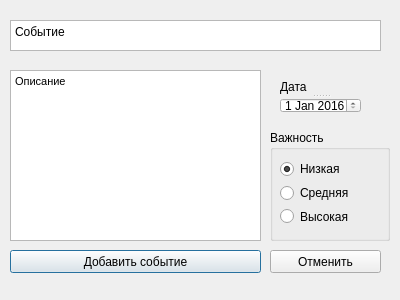
<?xml version="1.0" encoding="UTF-8"?>
<ui version="4.0">
 <class>AddEventDialog</class>
 <widget class="QDialog" name="AddEventDialog">
  <property name="windowModality">
   <enum>Qt::NonModal</enum>
  </property>
  <property name="geometry">
   <rect>
    <x>0</x>
    <y>0</y>
    <width>400</width>
    <height>300</height>
   </rect>
  </property>
  <property name="sizePolicy">
   <sizepolicy hsizetype="Fixed" vsizetype="Fixed">
    <horstretch>0</horstretch>
    <verstretch>0</verstretch>
   </sizepolicy>
  </property>
  <property name="minimumSize">
   <size>
    <width>400</width>
    <height>300</height>
   </size>
  </property>
  <property name="maximumSize">
   <size>
    <width>400</width>
    <height>300</height>
   </size>
  </property>
  <property name="windowTitle">
   <string>Добавить событие</string>
  </property>
  <property name="modal">
   <bool>true</bool>
  </property>
  <widget class="QPushButton" name="AcceptButton">
   <property name="geometry">
    <rect>
     <x>10</x>
     <y>250</y>
     <width>251</width>
     <height>23</height>
    </rect>
   </property>
   <property name="text">
    <string>Добавить событие</string>
   </property>
  </widget>
  <widget class="QPushButton" name="CancelButton">
   <property name="geometry">
    <rect>
     <x>270</x>
     <y>250</y>
     <width>111</width>
     <height>23</height>
    </rect>
   </property>
   <property name="text">
    <string>Отменить</string>
   </property>
  </widget>
  <widget class="QTextEdit" name="DescrTextField">
   <property name="geometry">
    <rect>
     <x>10</x>
     <y>70</y>
     <width>251</width>
     <height>171</height>
    </rect>
   </property>
   <property name="html">
    <string>&lt;!DOCTYPE HTML PUBLIC &quot;-//W3C//DTD HTML 4.0//EN&quot; &quot;http://www.w3.org/TR/REC-html40/strict.dtd&quot;&gt;
&lt;html&gt;&lt;head&gt;&lt;meta name=&quot;qrichtext&quot; content=&quot;1&quot; /&gt;&lt;style type=&quot;text/css&quot;&gt;
p, li { white-space: pre-wrap; }
&lt;/style&gt;&lt;/head&gt;&lt;body style=&quot; font-family:'MS Shell Dlg 2'; font-size:8.25pt; font-weight:400; font-style:normal;&quot;&gt;
&lt;p style=&quot; margin-top:0px; margin-bottom:0px; margin-left:0px; margin-right:0px; -qt-block-indent:0; text-indent:0px;&quot;&gt;&lt;span style=&quot; font-size:8pt;&quot;&gt;Описание&lt;/span&gt;&lt;/p&gt;&lt;/body&gt;&lt;/html&gt;</string>
   </property>
  </widget>
  <widget class="QPlainTextEdit" name="NameTextField">
   <property name="geometry">
    <rect>
     <x>10</x>
     <y>20</y>
     <width>371</width>
     <height>31</height>
    </rect>
   </property>
   <property name="plainText">
    <string>Событие</string>
   </property>
  </widget>
  <widget class="QGroupBox" name="groupBox">
   <property name="geometry">
    <rect>
     <x>270</x>
     <y>130</y>
     <width>120</width>
     <height>111</height>
    </rect>
   </property>
   <property name="title">
    <string>Важность</string>
   </property>
   <widget class="QWidget" name="layoutWidget">
    <property name="geometry">
     <rect>
      <x>10</x>
      <y>30</y>
      <width>84</width>
      <height>65</height>
     </rect>
    </property>
    <layout class="QVBoxLayout" name="verticalLayout">
     <item>
      <widget class="QRadioButton" name="rb_1">
       <property name="text">
        <string>Низкая</string>
       </property>
       <property name="checkable">
        <bool>true</bool>
       </property>
       <property name="checked">
        <bool>true</bool>
       </property>
       <attribute name="buttonGroup">
        <string notr="true">EventLevelRadioButtonsGroup</string>
       </attribute>
      </widget>
     </item>
     <item>
      <widget class="QRadioButton" name="rb_2">
       <property name="text">
        <string>Средняя</string>
       </property>
       <property name="checked">
        <bool>false</bool>
       </property>
       <attribute name="buttonGroup">
        <string notr="true">EventLevelRadioButtonsGroup</string>
       </attribute>
      </widget>
     </item>
     <item>
      <widget class="QRadioButton" name="rb_3">
       <property name="text">
        <string>Высокая</string>
       </property>
       <attribute name="buttonGroup">
        <string notr="true">EventLevelRadioButtonsGroup</string>
       </attribute>
      </widget>
     </item>
    </layout>
   </widget>
  </widget>
  <widget class="QSplitter" name="splitter">
   <property name="geometry">
    <rect>
     <x>280</x>
     <y>80</y>
     <width>81</width>
     <height>33</height>
    </rect>
   </property>
   <property name="orientation">
    <enum>Qt::Vertical</enum>
   </property>
   <widget class="QLabel" name="label">
    <property name="text">
     <string>Дата</string>
    </property>
   </widget>
   <widget class="QDateEdit" name="EventDateEdit">
    <property name="dateTime">
     <datetime>
      <hour>0</hour>
      <minute>0</minute>
      <second>0</second>
      <year>2016</year>
      <month>1</month>
      <day>1</day>
     </datetime>
    </property>
   </widget>
  </widget>
 </widget>
 <resources/>
 <connections/>
 <buttongroups>
  <buttongroup name="EventLevelRadioButtonsGroup"/>
 </buttongroups>
</ui>
